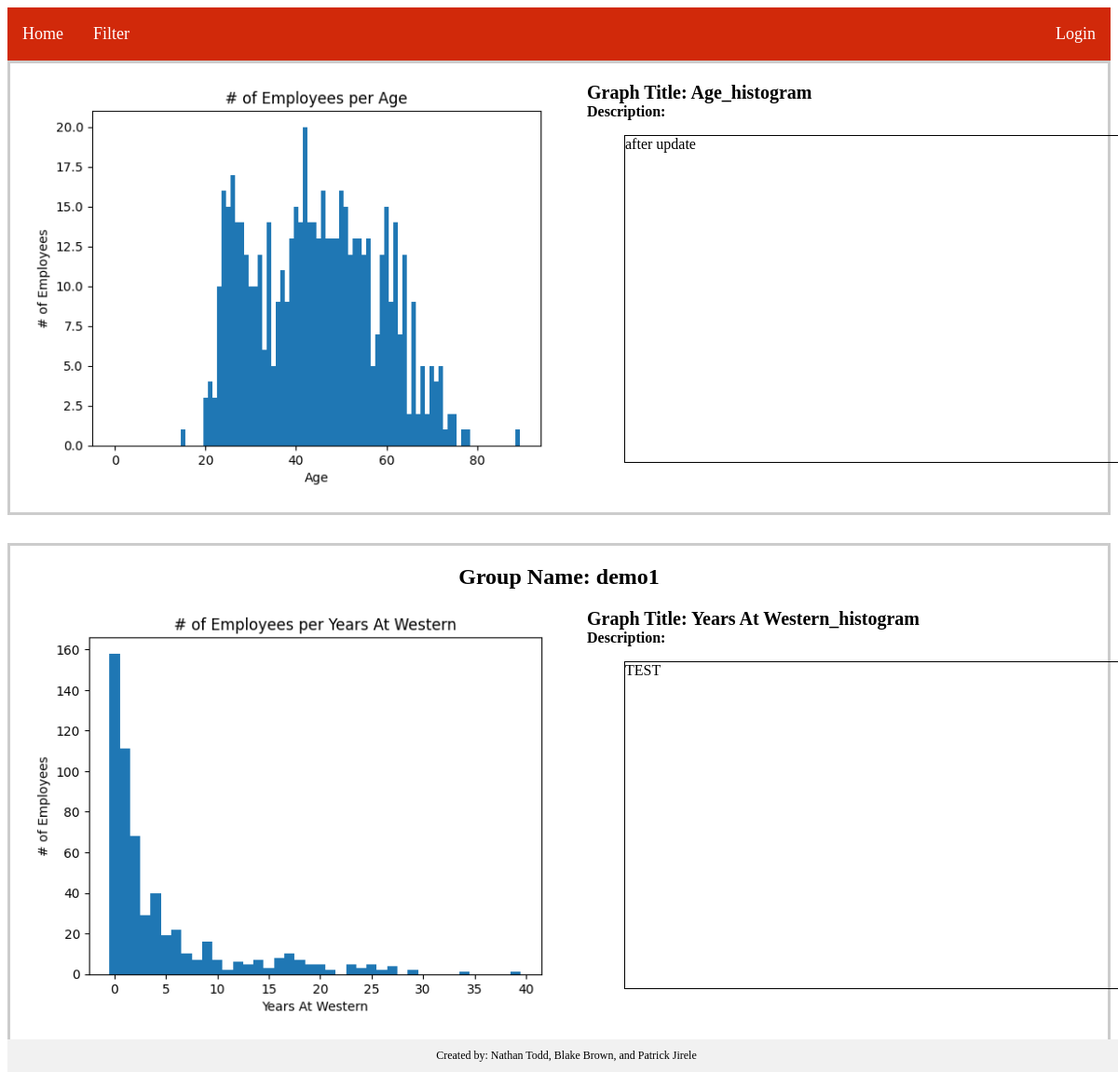
The page / on the database its author committed.
### main.py (models this page shows)
class Graphs(db.Model):
    id = db.Column(db.Integer, primary_key=True)
    path = db.Column(db.String(100), nullable=False)
    title = db.Column(db.String(50), nullable=False)
    description = db.Column(db.String(250), nullable=True)
    type = db.Column(db.String(20))
    currently_displayed = db.Column(db.Boolean, default=False, nullable=False)
    group_id = db.Column(db.Integer, db.ForeignKey('graphgroup.id'), nullable=True)

class GraphGroup(db.Model):
    __tablename__ = 'graphgroup'
    id = db.Column(db.Integer, primary_key=True)
    group_name = db.Column(db.String(100))
    currently_displayed = db.Column(db.Boolean, default=False, nullable=False)
    graphs = db.relationship('Graphs', backref='GraphGroup', lazy='dynamic')

### main.py (the view)
@app.route('/')
def home():
    graphsFromDb = Graphs.query.filter_by(currently_displayed = 1).all()
    graphs_by_group = GraphGroup.query.filter_by(currently_displayed = 1).all()
    return render_template('home.html', graphs=graphsFromDb, graphGroups = graphs_by_group)

### templates/home.html (shortened to what this page needs)
{% extends 'base.html' %}
{% block content %}
<body>
    {% if graphs %}
        {% for graph in graphs %}
        <div class="group-container">
            <div class="graph-grid">
                <div class="group-graph-container" data-graph-id="{{ graph.id }}">
                    <img src="{{ graph.path }}" class="thumbnail-img">
                    <div class="content-wrapper">
                        <div class="title-container">Graph Title: {{ graph.title }}</div>
                        {% if graph.description %}
                        <div class="description-container"><b>Description:</b>
                            <br>
                            <blockquote class="description-quote">
                                {{ graph.description }}
                            </blockquote>
                        </div>
                        {% else %}
                            No Description provided
                        {% endif %}
                    </div>
                </div>
            </div>
        </div>
        {% endfor %}
    {% endif %}
    {% if graphGroups %}
        {% for group in graphGroups %}
        <div class="group-container" data-group-id="{{ group.id }}">
            <h2>Group Name: {{ group.group_name }}</h2>
            {% for graph in group.graphs %}
            <div class="graph-grid">
                <div class="group-graph-container" data-graph-id="{{ graph.id }}">
                    <img src="{{ graph.path }}" class="thumbnail-img">
                    <div class="content-wrapper">
                        <div class="title-container">Graph Title: {{ graph.title }}</div>
                        <div class="description-container"><b>Description:</b>
                            <br>
                            <blockquote class="description-quote">
                                {{ graph.description }}
                            </blockquote>
                        </div>
                    </div>
                </div>
            </div>
            {% endfor %}
        </div>
        {% endfor %}
    {% endif %}
    <div class="footer">
        Created by: Nathan Todd, Blake Brown, and Patrick Jirele
    </div>
</body>
{% endblock %}

### static/style.css (style rules this page uses)
.footer { position: fixed; bottom: 0; width: 100%; background-color: #f1f1f1; text-align: center; padding: 10px 0; font-size: 12px; }

### templates/home.html (style rules this page uses)
.group-container { border: 3px solid #ccc; padding: 20px; margin-bottom: 30px; text-align: center; }
.group-container h2 { font-size: 24px; margin-top: 0; margin-bottom: 20px; }
.graph-grid { display: grid; grid-template-columns: repeat(auto-fit, minmax(300px, 1fr)); grid-gap: 20px; }
.group-graph-container { display: grid; grid-template-columns: 1fr 1fr; grid-gap: 20px; align-items: start; }
.thumbnail-img { max-width: 100%; }
.content-wrapper { flex-grow: 1; margin-left: 20px; text-align: left; }
.title-container { font-weight: bold; font-size: 20px; }
.description-container { max-width: 500px; word-wrap: break-word; white-space: normal; }
.description-quote { width: 550px; height: 350px; border: 1px solid; overflow: scroll; scrollbar-color: gray white; scrollbar-width: thin; }

### rows shown on the page
Graphs: path (picture), title "Age_histogram", description "after update"
GraphGroup: group_name "demo1"
Graphs: path (picture), title "Years At Western_histogram", description "TEST"
